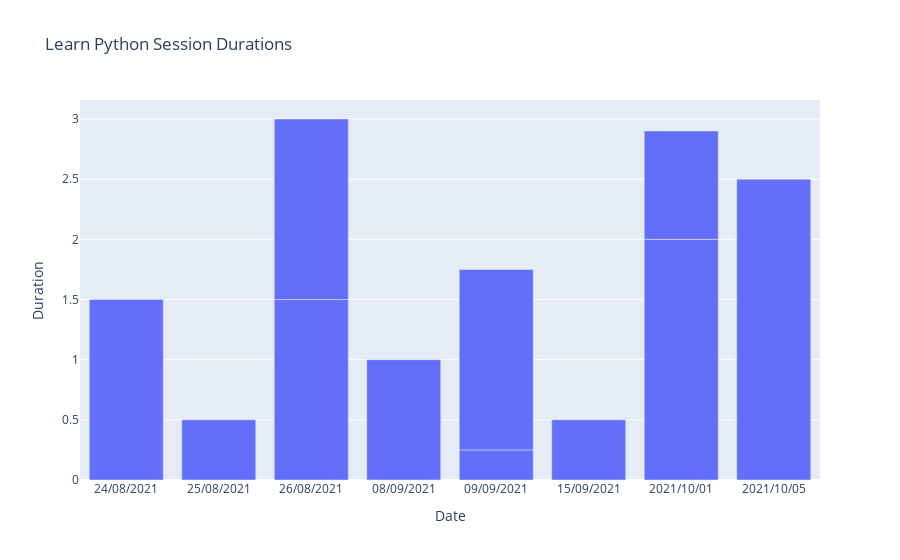

Notebook code cell kept with this figure:
### Code cell
# simple bar chart for the grouped dataframe 
sessions_duration_fig = px.bar(learn_python_sessions_df, x='Date', y='Duration', title='Learn Python Session Durations')
sessions_duration_fig.show()

### Figure 1 — Plotly figure (JSON) as saved in the notebook; plotly's stock layout.template omitted (floating-point values rounded to 4 significant figures)
{"data": [{"alignmentgroup": "True", "hovertemplate": "Date=%{x}<br>Duration=%{y}<extra></extra>", "legendgroup": "", "marker": {"color": "#636efa", "pattern": {"shape": ""}}, "name": "", "offsetgroup": "", "orientation": "v", "showlegend": false, "textposition": "auto", "type": "bar", "x": ["24/08/2021", "25/08/2021", "26/08/2021", "26/08/2021", "08/09/2021", "09/09/2021", "09/09/2021", "15/09/2021", "2021/10/01", "2021/10/01", "2021/10/05"], "xaxis": "x", "y": [1.5, 0.5, 1.5, 1.5, 1, 0.25, 1.5, 0.5, 2, 0.9, 2.5], "yaxis": "y"}], "layout": {"barmode": "relative", "legend": {"tracegroupgap": 0}, "title": {"text": "Learn Python Session Durations"}, "xaxis": {"anchor": "y", "domain": [0, 1], "title": {"text": "Date"}}, "yaxis": {"anchor": "x", "domain": [0, 1], "title": {"text": "Duration"}}}}
